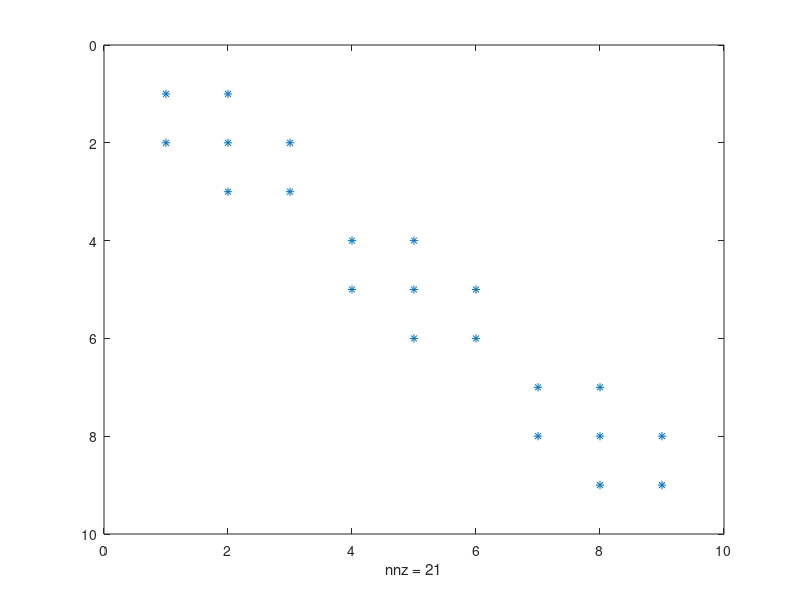

This figure's MATLAB source:

nx = 3;
ny = 3 ;
ng = nx * ny ;
q = (1:ng)';

a = zeros(ng,1) ;
b = zeros(ng,1) ;
c = zeros(ng,1) ;
d = zeros(ng,1) ;

for i = 1:ng

    m2 = i;
    m1 = m2 - 1 ;
    m3 = m2 + 1 ;

    % 左边
    if mod(i,nx)==1 
        c(i) = 1/(q(m2) + q(m3));
        b(i) = 1/( q(m2) + q(m3)) + 1/( 0 + q(m2) );
        % a(i) =1/(  q(m1) + q(m2) );
     % 右边
    elseif mod(i,nx)==0    
        % c(i) = 1/(q(m2) + q(m3));
        b(i) = 1/( q(m2) +0) + 1/(  q(m1) + q(m2) );
        a(i) =1/(  q(m1) + q(m2) );
    else
        c(i) = 1/(q(m2) + q(m3));
        b(i) = 1/( q(m2) + q(m3)) + 1/(  q(m1) + q(m2) );
        a(i) =1/(  q(m1) + q(m2) );

    end

end


% ns = ng - (nx+1);
% nl = ng - (nx-1);

s =diag(a(2:end) , -1) -diag(b,0) ...
    + diag(c(1:end-1),1);
s= s*2;

spy(s)